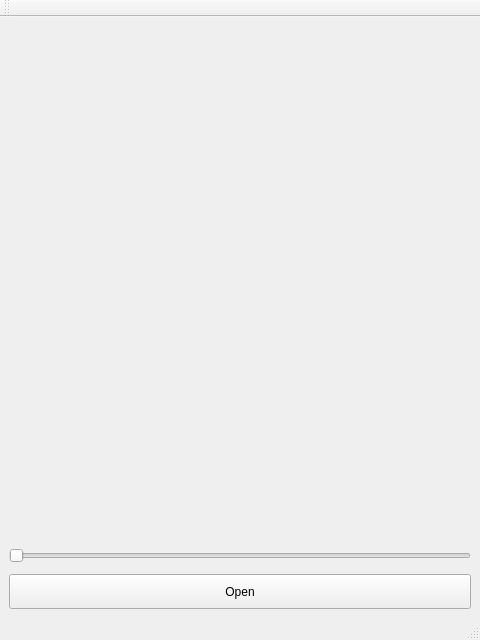
<?xml version="1.0" encoding="UTF-8"?>
<ui version="4.0">
 <class>BlurWindow</class>
 <widget class="QMainWindow" name="BlurWindow">
  <property name="geometry">
   <rect>
    <x>0</x>
    <y>0</y>
    <width>480</width>
    <height>640</height>
   </rect>
  </property>
  <property name="windowTitle">
   <string>MainWindow</string>
  </property>
  <widget class="QWidget" name="centralwidget">
   <layout class="QVBoxLayout" name="verticalLayout_2">
    <item>
     <layout class="QVBoxLayout" name="verticalLayout">
      <item>
       <widget class="QLabel" name="imgLabel">
        <property name="sizePolicy">
         <sizepolicy hsizetype="Preferred" vsizetype="Preferred">
          <horstretch>0</horstretch>
          <verstretch>0</verstretch>
         </sizepolicy>
        </property>
        <property name="text">
         <string/>
        </property>
       </widget>
      </item>
      <item>
       <widget class="QSlider" name="blurSlider">
        <property name="sizePolicy">
         <sizepolicy hsizetype="Expanding" vsizetype="Fixed">
          <horstretch>0</horstretch>
          <verstretch>0</verstretch>
         </sizepolicy>
        </property>
        <property name="minimumSize">
         <size>
          <width>0</width>
          <height>25</height>
         </size>
        </property>
        <property name="maximum">
         <number>10</number>
        </property>
        <property name="singleStep">
         <number>1</number>
        </property>
        <property name="orientation">
         <enum>Qt::Horizontal</enum>
        </property>
       </widget>
      </item>
      <item>
       <widget class="QPushButton" name="openButton">
        <property name="sizePolicy">
         <sizepolicy hsizetype="Minimum" vsizetype="Fixed">
          <horstretch>0</horstretch>
          <verstretch>0</verstretch>
         </sizepolicy>
        </property>
        <property name="minimumSize">
         <size>
          <width>0</width>
          <height>35</height>
         </size>
        </property>
        <property name="text">
         <string>Open</string>
        </property>
       </widget>
      </item>
     </layout>
    </item>
   </layout>
  </widget>
  <widget class="QMenuBar" name="menubar">
   <property name="geometry">
    <rect>
     <x>0</x>
     <y>0</y>
     <width>480</width>
     <height>22</height>
    </rect>
   </property>
  </widget>
  <widget class="QStatusBar" name="statusbar"/>
  <widget class="QToolBar" name="toolBar">
   <property name="windowTitle">
    <string>toolBar</string>
   </property>
   <attribute name="toolBarArea">
    <enum>TopToolBarArea</enum>
   </attribute>
   <attribute name="toolBarBreak">
    <bool>false</bool>
   </attribute>
  </widget>
 </widget>
 <resources/>
 <connections>
  <connection>
   <sender>openButton</sender>
   <signal>clicked()</signal>
   <receiver>BlurWindow</receiver>
   <slot>selectDir()</slot>
   <hints>
    <hint type="sourcelabel">
     <x>242</x>
     <y>589</y>
    </hint>
    <hint type="destinationlabel">
     <x>203</x>
     <y>615</y>
    </hint>
   </hints>
  </connection>
  <connection>
   <sender>blurSlider</sender>
   <signal>valueChanged(int)</signal>
   <receiver>BlurWindow</receiver>
   <slot>setBlurLevel(int)</slot>
   <hints>
    <hint type="sourcelabel">
     <x>59</x>
     <y>545</y>
    </hint>
    <hint type="destinationlabel">
     <x>-2</x>
     <y>553</y>
    </hint>
   </hints>
  </connection>
 </connections>
 <slots>
  <slot>selectDir()</slot>
  <slot>setBlurLevel(int)</slot>
 </slots>
</ui>
